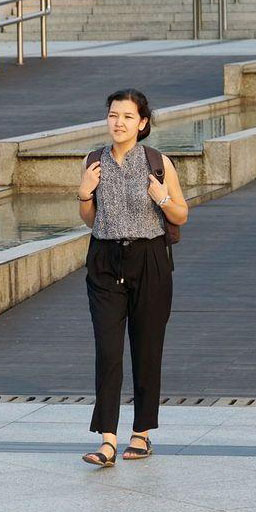
//> input picture HOG_Test/test1.jpg, 256 x 512 px
$ ./HOG_Test   (built with g++ and OpenCV 4)
//> lines starting //> are read from the running program, lines starting //| are printed output that depends on the picture
#include <opencv2/opencv.hpp>
#include <opencv2/ml.hpp>
#include <iostream>
#include <string>
#include <vector>

void printMatMember(cv::Mat& img) {
	std::cout << "Mat.dims(维度）: " << img.dims << std::endl;
	std::cout << "Mat.rows(矩阵行数）: " << img.rows << std::endl;
	std::cout << "Mat.cols(矩阵列数）: " << img.cols << std::endl;
	std::cout << "Mat.size(矩阵大小）: " << img.size << std::endl;
	std::cout << "Mat.channels(矩阵拥有的通道数）: " << img.channels() << std::endl;
	std::cout << "Mat.elemSize(矩阵一个元素占用的字节数）: " << img.elemSize() << std::endl;
	std::cout << "Mat.elemSize1(矩阵一个通道占用的字节数）: " << img.elemSize1() << std::endl;
	std::cout << "Mat.step[i] : " << img.step[0] << "," << img.step[1] << std::endl;
	std::cout << "Mat.stepl(i) : " << img.step1(0) << "," << img.step1(1) << std::endl;
	//std::cout << "img(Python风格显示)=:" << std::endl << cv::format(img, cv::Formatter::FMT_PYTHON) << ";" << std::endl;
	std::cout << std::endl;
}

int main() {
	cv::Mat img = cv::imread("test1.jpg");
//> img is the input picture: 512 rows x 256 cols, CV_8UC3; mean B, G, R 116.5, 119.8, 121.9
	printMatMember(img);
//| Mat.dims(维度）: 2
//| Mat.rows(矩阵行数）: 512
//| Mat.cols(矩阵列数）: 256
//| Mat.size(矩阵大小）: 512 x 256
//| Mat.channels(矩阵拥有的通道数）: 3
//| Mat.elemSize(矩阵一个元素占用的字节数）: 3
//| Mat.elemSize1(矩阵一个通道占用的字节数）: 1
//| Mat.step[i] : 768,3
//| Mat.stepl(i) : 768,3
	cv::imshow("原图", img);

	//转为灰度图
	cv::Mat img_gray;
	cv::cvtColor(img, img_gray, cv::COLOR_BGR2GRAY);
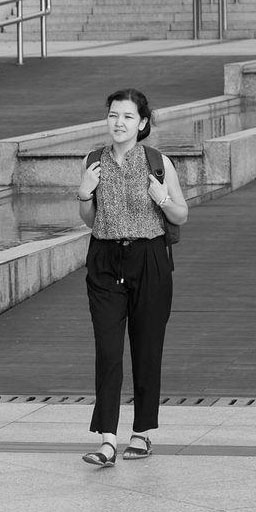
//> img_gray: 512 rows x 256 cols, CV_8UC1; min 0, max 251, mean 120.1
	printMatMember(img_gray);
//| Mat.dims(维度）: 2
//| Mat.rows(矩阵行数）: 512
//| Mat.cols(矩阵列数）: 256
//| Mat.size(矩阵大小）: 512 x 256
//| Mat.channels(矩阵拥有的通道数）: 1
//| Mat.elemSize(矩阵一个元素占用的字节数）: 1
//| Mat.elemSize1(矩阵一个通道占用的字节数）: 1
//| Mat.step[i] : 256,1
//| Mat.stepl(i) : 256,1
	cv::imshow("灰度图", img_gray);

	//改变尺寸
	cv::Mat img_gray_resize;
	cv::resize(img_gray, img_gray_resize, cv::Size(64, 128));
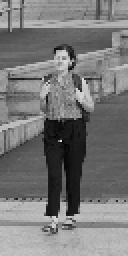
//> img_gray_resize: 128 rows x 64 cols, CV_8UC1 (shown 2 times larger); min 5, max 222, mean 119.9
	printMatMember(img_gray_resize);
//| Mat.dims(维度）: 2
//| Mat.rows(矩阵行数）: 128
//| Mat.cols(矩阵列数）: 64
//| Mat.size(矩阵大小）: 128 x 64
//| Mat.channels(矩阵拥有的通道数）: 1
//| Mat.elemSize(矩阵一个元素占用的字节数）: 1
//| Mat.elemSize1(矩阵一个通道占用的字节数）: 1
//| Mat.step[i] : 64,1
//| Mat.stepl(i) : 64,1
	cv::imshow("尺寸变换", img_gray_resize);

	//提取特征
	std::vector<float> descriptor;
	// 窗口大小         块大小            块滑动增量        胞元大小        梯度方向数
	// winSize(64,128), blockSize(16,16), blockStride(8,8), cellSize(8, 8), nbins(9),
	// nBins表示在一个胞元（cell）中统计梯度的方向数目，例如nBins=9时，在一个胞元内统计9个方向的梯度直方图，每个方向为180/9=20
	cv::HOGDescriptor hog(cv::Size(64, 128), cv::Size(16, 16), cv::Size(8, 8), cv::Size(8, 8), 9);
	hog.compute(img_gray_resize, descriptor);
//> descriptor = 3780 values, max 0.456 at index 1120, min 0.00141 at index 656, mean 0.138

	//一个 win(窗口) 包含 [(64-16)/8+1] * [(128-16)/8+1] = 105 个 block
	//一个 block 包含 4 个 cell ，一个 win(窗口) 包含 105*4 = 420 个 cell
	//一个 cell 中的梯度直方图的数量为 9，一个 win(窗口) 中梯度直方图的数量为 420*9 = 3780
	//Hog特征维数 3780
	std::cout << "hog descriptor vector size: " << descriptor.size() << std::endl;
//| hog descriptor vector size: 3780


	cv::waitKey(0);
}

$ run again, with HOG_Test/test0.jpg copied over HOG_Test/test1.jpg
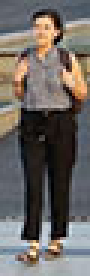
//> input picture HOG_Test/test0.jpg, 30 x 92 px (shown 3 times larger)
//> img is the input picture: 92 rows x 30 cols, CV_8UC3; mean B, G, R 98.2, 102.3, 107.7
//| Mat.dims(维度）: 2
//| Mat.rows(矩阵行数）: 92
//| Mat.cols(矩阵列数）: 30
//| Mat.size(矩阵大小）: 92 x 30
//| Mat.channels(矩阵拥有的通道数）: 3
//| Mat.elemSize(矩阵一个元素占用的字节数）: 3
//| Mat.elemSize1(矩阵一个通道占用的字节数）: 1
//| Mat.step[i] : 90,3
//| Mat.stepl(i) : 90,3
//> `cv::cvtColor(img, img_gray, cv::COLOR_BGR2GRAY);`:
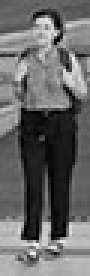
//> img_gray: 92 rows x 30 cols, CV_8UC1 (shown 3 times larger); min 0, max 245, mean 103.4
//| Mat.dims(维度）: 2
//| Mat.rows(矩阵行数）: 92
//| Mat.cols(矩阵列数）: 30
//| Mat.size(矩阵大小）: 92 x 30
//| Mat.channels(矩阵拥有的通道数）: 1
//| Mat.elemSize(矩阵一个元素占用的字节数）: 1
//| Mat.elemSize1(矩阵一个通道占用的字节数）: 1
//| Mat.step[i] : 30,1
//| Mat.stepl(i) : 30,1
//> `cv::resize(img_gray, img_gray_resize, cv::Size(64, 128));`:
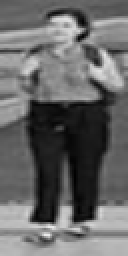
//> img_gray_resize: 128 rows x 64 cols, CV_8UC1 (shown 2 times larger); min 1, max 234, mean 103.3
//| Mat.dims(维度）: 2
//| Mat.rows(矩阵行数）: 128
//| Mat.cols(矩阵列数）: 64
//| Mat.size(矩阵大小）: 128 x 64
//| Mat.channels(矩阵拥有的通道数）: 1
//| Mat.elemSize(矩阵一个元素占用的字节数）: 1
//| Mat.elemSize1(矩阵一个通道占用的字节数）: 1
//| Mat.step[i] : 64,1
//| Mat.stepl(i) : 64,1
//> descriptor = 3780 values, max 0.57 at index 3721, min 0 at index 44, mean 0.127
//| hog descriptor vector size: 3780

$ run again, with HOG_Test/test.jpeg copied over HOG_Test/test1.jpg
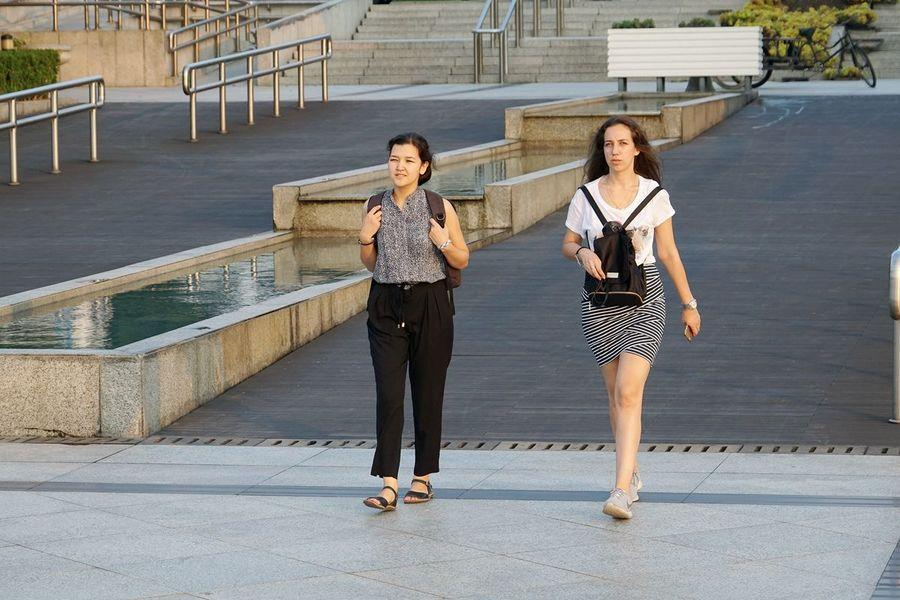
//> input picture HOG_Test/test.jpeg, 900 x 600 px
//> img is the input picture: 600 rows x 900 cols, CV_8UC3; mean B, G, R 127.2, 129.5, 129.7
//| Mat.dims(维度）: 2
//| Mat.rows(矩阵行数）: 600
//| Mat.cols(矩阵列数）: 900
//| Mat.size(矩阵大小）: 600 x 900
//| Mat.channels(矩阵拥有的通道数）: 3
//| Mat.elemSize(矩阵一个元素占用的字节数）: 3
//| Mat.elemSize1(矩阵一个通道占用的字节数）: 1
//| Mat.step[i] : 2700,3
//| Mat.stepl(i) : 2700,3
//> `cv::cvtColor(img, img_gray, cv::COLOR_BGR2GRAY);`:
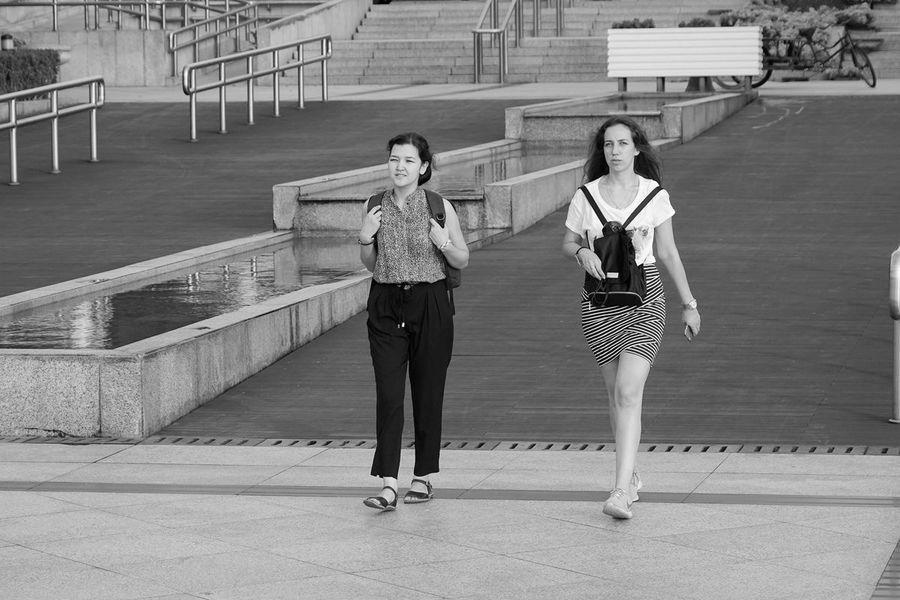
//> img_gray: 600 rows x 900 cols, CV_8UC1; min 0, max 255, mean 129.3
//| Mat.dims(维度）: 2
//| Mat.rows(矩阵行数）: 600
//| Mat.cols(矩阵列数）: 900
//| Mat.size(矩阵大小）: 600 x 900
//| Mat.channels(矩阵拥有的通道数）: 1
//| Mat.elemSize(矩阵一个元素占用的字节数）: 1
//| Mat.elemSize1(矩阵一个通道占用的字节数）: 1
//| Mat.step[i] : 900,1
//| Mat.stepl(i) : 900,1
//> `cv::resize(img_gray, img_gray_resize, cv::Size(64, 128));`:
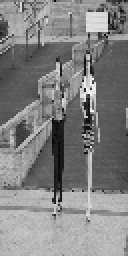
//> img_gray_resize: 128 rows x 64 cols, CV_8UC1 (shown 2 times larger); min 5, max 247, mean 129.3
//| Mat.dims(维度）: 2
//| Mat.rows(矩阵行数）: 128
//| Mat.cols(矩阵列数）: 64
//| Mat.size(矩阵大小）: 128 x 64
//| Mat.channels(矩阵拥有的通道数）: 1
//| Mat.elemSize(矩阵一个元素占用的字节数）: 1
//| Mat.elemSize1(矩阵一个通道占用的字节数）: 1
//| Mat.step[i] : 64,1
//| Mat.stepl(i) : 64,1
//> descriptor = 3780 values, max 0.447 at index 2538, min 0.00444 at index 1949, mean 0.145
//| hog descriptor vector size: 3780
